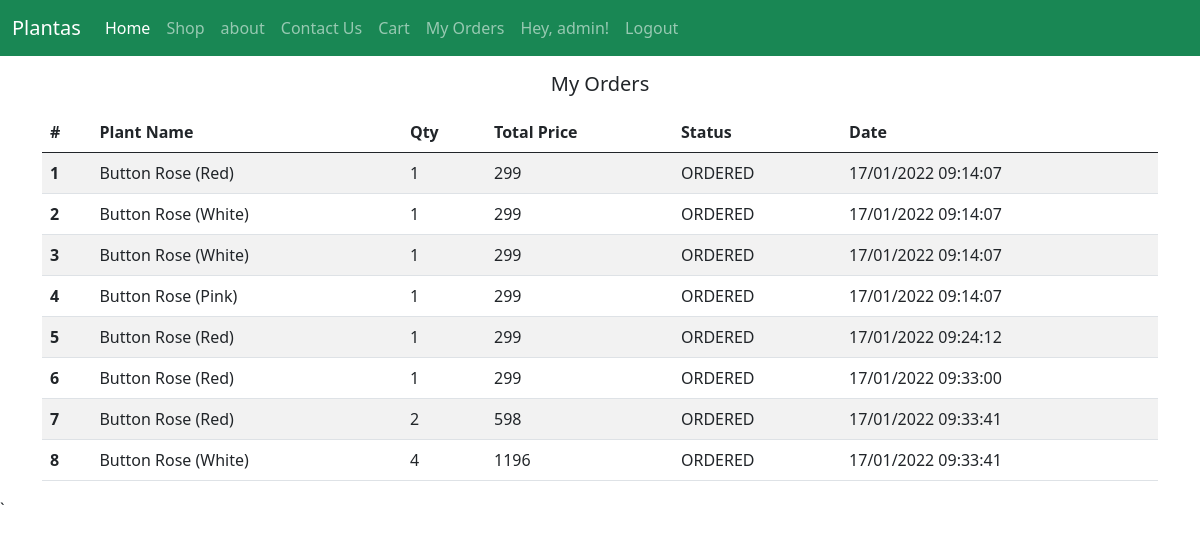
/orders (signed in), run on the app's committed database.
### tables this page shows
CREATE TABLE "products" (
	"id"	INTEGER,
	"name"	TEXT NOT NULL,
	"price"	TEXT,
	"details"	TEXT,
	"image"	TEXT,
	"tags"	TEXT,
	"category"	TEXT,
	PRIMARY KEY("id" AUTOINCREMENT)
);

CREATE TABLE "orders" (
	"id"	INTEGER,
	"pid"	INTEGER,
	"qty"	INTEGER,
	"uid"	INTEGER,
	"status"	TEXT,
	"date"	INTEGER,
	PRIMARY KEY("id" AUTOINCREMENT)
);

### main.py (the view)
@app.get("/orders",response_class=HTMLResponse)
def orders(request : Request):
    if not request.session.get('isLogin'):
        return RedirectResponse('/login', status_code=status.HTTP_302_FOUND)
    uid = request.session.get('uid')
    con = sqlite3.connect(DATABASE_NAME)
    con.row_factory = sqlite3.Row
    cur = con.cursor()
    cur.execute("SELECT *,o.id as oid from USERS u,orders o, products p where u.id=o.uid and o.pid=p.id and o.uid =?",
                [uid])
    orders = cur.fetchall()
    con.close
    return templates.TemplateResponse("/orders.html", {"request": request, "orders": orders})

### templates/orders.html (shortened to what this page needs)
{% extends "base.html" %}
{% block content  %}
<div class="container">
    <h5 class="text-center my-3">My Orders</h5>
    {% if orders|length > 0 %}
    <table class="table table-striped">
        <thead>
        <tr>
            <th scope="col">#</th>
            <th scope="col">Plant Name</th>
            <th scope="col">Qty</th>
            <th scope="col">Total Price</th>
            <th scope="col">Status</th>
            <th scope="col">Date</th>
        </tr>
        </thead>
        <tbody>
        {% for order in orders %}
        <tr>
            <th scope="row">{{order.oid}}</th>
            <td>{{order.name}}</td>
            <td>{{order.qty}}</td>
            <td>{{order.qty | int * order.price | int}}</td>
            <td>{{order.status}}</td>
            <td>{{order.date}}</td>
        </tr>
        {% endfor %}
        </tbody>
    </table>
    {% else %}
    <h5 class="text-center">No Orders found from your account!!</h5>
    {% endif %}
</div>
{% endblock %}

### data on the page
products: oid "1", name "Button Rose (Red)", qty "1", order.qty|int*order.price|int "299", status "ORDERED", date "17/01/2022 09:14:07", oid "5", date "17/01/2022 09:24:12", oid "6", date "17/01/2022 09:33:00", oid "7", qty "2", order.qty|int*order.price|int "598", date "17/01/2022 09:33:41"
products: oid "2", name "Button Rose (White)", qty "1", order.qty|int*order.price|int "299", status "ORDERED", date "17/01/2022 09:14:07", oid "3", oid "8", qty "4", order.qty|int*order.price|int "1196", date "17/01/2022 09:33:41"
products: oid "4", name "Button Rose (Pink)", qty "1", order.qty|int*order.price|int "299", status "ORDERED", date "17/01/2022 09:14:07"

### other printed values
{{ request.session.get('username') }} "admin"
